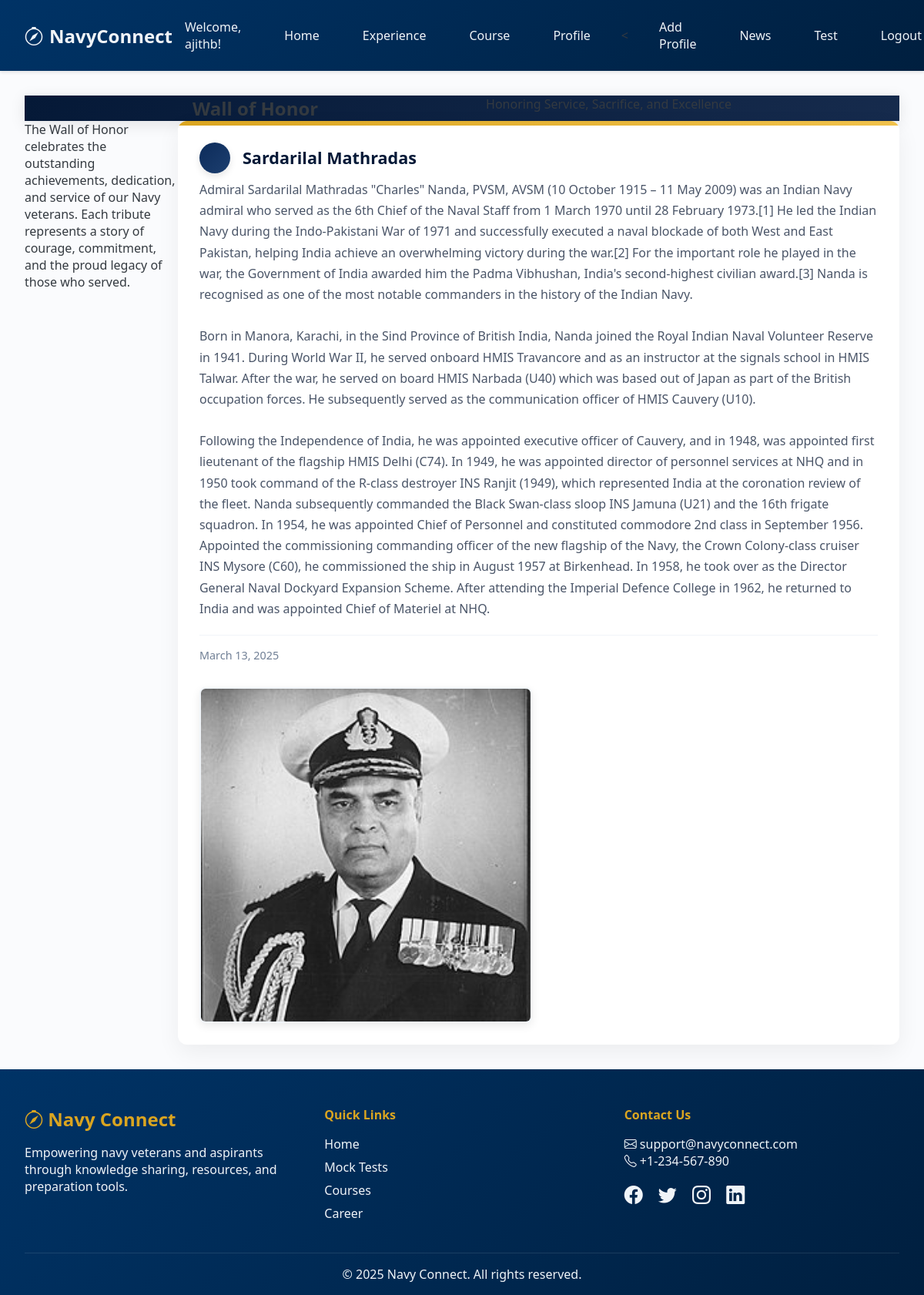
Page /wall-of-honor/ (signed in) on the committed database.
### core/models.py (models this page shows, shortened)
class CustomUser(AbstractUser):
    ROLE_CHOICES = [
        ('admin', 'Admin'),
        ('veteran', 'Veteran'),
        ('aspirant', 'Aspirant'),
    ]
    role = models.CharField(max_length=10, choices=ROLE_CHOICES, default='aspirant')

class WallOfHonor(models.Model):
    title = models.CharField(max_length=255)
    description = models.TextField()
    created_at = models.DateTimeField(default=timezone.now)
    created_by = models.ForeignKey(settings.AUTH_USER_MODEL, on_delete=models.CASCADE)

class WallMedia(models.Model):
    wall_entry = models.ForeignKey(WallOfHonor, on_delete=models.CASCADE, related_name="media")
    media_file = models.FileField(upload_to='wall_media/')
    media_type = models.CharField(max_length=10, choices=MEDIA_TYPE_CHOICES)

### core/views.py (the view)
# urls.py: path('wall-of-honor/', views.wall_of_honor, name='wall_of_honor'),
@login_required
def wall_of_honor(request):
    entries = WallOfHonor.objects.all().order_by('-created_at')
    return render(request, 'wall_of_honor.html', {'entries': entries})

### core/templates/wall_of_honor.html (shortened to what this page needs)
{% extends "base.html" %}
{% block content %}
<section class="hero py-16 mb-10 border-b relative" style="background: linear-gradient(135deg, #051937 0%, #162b4d 100%);">
    <div class="container mx-auto text-center px-4 relative z-10">
        <h1 class="text-5xl font-bold text-white mb-4 tracking-tight">Wall of Honor</h1>
        <p class="text-gray-200 text-xl mb-6 max-w-2xl mx-auto">Honoring Service, Sacrifice, and Excellence</p>
    </div>
</section>
<main class="container mx-auto px-4 py-8 mb-16">
    <div class="text-center max-w-3xl mx-auto mb-12">
        <p class="text-gray-700 leading-relaxed text-lg">
            The Wall of Honor celebrates the outstanding achievements, dedication, and service of our Navy veterans.
            Each tribute represents a story of courage, commitment, and the proud legacy of those who served.
        </p>
    </div>
    {% if entries %}
    <div class="grid grid-cols-1 md:grid-cols-2 lg:grid-cols-3 gap-8">
        {% for entry in entries %}
        <article class="tribute-card">
            <div class="card-header">
                <div class="card-badge">
                </div>
                <h3 class="card-title">{{ entry.title }}</h3>
            </div>
            <div class="card-content">
                <div class="card-description">{{ entry.description }}</div>
                <div class="card-date">
                    {{ entry.created_at|date:"F j, Y" }}
                </div>
                {% if entry.media.all %}
                <div class="media-gallery">
                    {% for media in entry.media.all %}
                        {% if media.media_type == "photo" %}
                        <div class="media-container">
                            <img src="{{ media.media_file.url }}"
                                 alt="Photo for {{ entry.title }}"
                                 class="media-item"
                                 loading="lazy">
                        </div>
                        {% endif %}
                    {% endfor %}
                </div>
                {% endif %}
            </div>
        </article>
        {% endfor %}
    </div>
    {% endif %}
</main>
{% endblock%}

### core/templates/base.html (shortened to what this page needs)
<!DOCTYPE html>
<html lang="en">
<head>
  <link href="https://cdnjs.cloudflare.com/ajax/libs/bootstrap-icons/1.11.1/font/bootstrap-icons.min.css" rel="stylesheet">
</head>
<body>
  <nav class="navbar">
    <div class="container">
      <a href="{% url 'home' %}" class="brand">
        <i class="bi bi-compass"></i>
        NavyConnect
      </a>
      <div class="links">
        {% if user.is_authenticated %}
          <span>Welcome, {{ user.username }}!</span>
          <a href="{% url 'home' %}">Home</a>
          {% if user.role == 'veteran' %}
            <a href="{% url 'veteran_experiences' %}"> Experience</a>
            <a href="{% url 'create_course' %}"> Course</a>
            <a href="{% url 'view_profile' %}">Profile</a>
            <<a href="{% url 'veteran_profile' %}"> Add Profile</a>
            <a href="{% url 'news_list' %}">News</a>
            <a href="{% url 'create_mock_test' %}">Test</a>
            <a href="{% url 'logout' %}">Logout</a>
          {% else %}
          <a href="{% url 'login' %}">Login</a>
          <a href="{% url 'signup' %}">Signup</a>
          {% endif %}
        {% endif %}
      </div>
    </div>
  </nav>
  <main class="content">
    {% block content %}
    {% endblock %}
  </main>
  <footer class="footer">
    <div class="footer-container">
      <div class="footer-brand">
        <h3><i class="bi bi-compass"></i> Navy Connect</h3>
        <p>Empowering navy veterans and aspirants through knowledge sharing, resources, and preparation tools.</p>
      </div>
      <div class="footer-links">
        <h4>Quick Links</h4>
        <ul>
          <li><a href="{% url 'home' %}">Home</a></li>
          <li><a href="{% url 'mock_test_list' %}">Mock Tests</a></li>
          <li><a href="{% url 'view_course' %}">Courses</a></li>
          <li><a href="{% url 'job_list' %}">Career</a></li>
        </ul>
      </div>
      <div class="footer-contact">
        <h4>Contact Us</h4>
        <p><i class="bi bi-envelope"></i> support@navyconnect.com</p>
        <p><i class="bi bi-telephone"></i> +1-234-567-890</p>
        <div class="footer-socials">
          <a href="#"><i class="bi bi-facebook"></i></a>
          <a href="#"><i class="bi bi-twitter"></i></a>
          <a href="#"><i class="bi bi-instagram"></i></a>
          <a href="#"><i class="bi bi-linkedin"></i></a>
        </div>
      </div>
    </div>
    <div class="footer-bottom">
      <p>&copy; 2025 Navy Connect. All rights reserved.</p>
    </div>
  </footer>
</body>
</html>

### core/templates/base.html (style rules this page uses)
:root { --navy-blue: #003366; --gold: #d4af37; --light-gray: #f8f9fa; --dark-gray: #343a40; --white: #ffffff; --transition: all 0.3s ease; }
* { margin: 0; padding: 0; box-sizing: border-box; }
body { font-family: 'Segoe UI', Arial, sans-serif; background-color: var(--light-gray); color: var(--dark-gray); min-height: 100vh; display: flex; flex-direction: column; }
.navbar { background: linear-gradient(135deg, var(--navy-blue), #001f3f); padding: 1rem 2rem; box-shadow: 0 2px 4px rgba(0,0,0,0.1); position: sticky; top: 0; z-index: 1000; }
.container { max-width: 1200px; margin: 0 auto; display: flex; justify-content: space-between; }
.brand { font-size: 1.5rem; font-weight: 700; color: var(--white); text-decoration: none; display: flex; align-items: center; gap: 0.5rem; }
.links { display: flex; align-items: center; gap: 1.5rem; }
.links a, .links span { color: var(--white); text-decoration: none; padding: 0.5rem 1rem; border-radius: 4px; transition: var(--transition); }
.content { flex: 1; padding: 2rem; max-width: 1200px; margin: 0 auto; width: 100%; }
.footer { background: linear-gradient(135deg, var(--navy-blue), #001f3f); color: var(--white); padding: 3rem 2rem 1rem; margin-top: auto; }
.footer-container { display: flex; flex-wrap: wrap; justify-content: space-between; gap: 2rem; max-width: 1200px; margin: 0 auto; }
.footer-brand { flex: 1; min-width: 250px; }
.footer-brand h3 { color: var(--gold); font-size: 1.5rem; margin-bottom: 1rem; }
.footer-links, .footer-contact { flex: 1; min-width: 200px; }
.footer-links h4, .footer-contact h4 { color: var(--gold); margin-bottom: 1rem; }
.footer-links ul { list-style: none; }
.footer-links li { margin: 0.5rem 0; }
.footer-links a { color: var(--white); text-decoration: none; transition: var(--transition); }
.footer-socials { margin-top: 1rem; }
.footer-socials a { color: var(--white); font-size: 1.5rem; margin-right: 1rem; transition: var(--transition); }
.footer-bottom { text-align: center; margin-top: 2rem; padding-top: 1rem; border-top: 1px solid rgba(255,255,255,0.1); }

### core/templates/wall_of_honor.html (style rules this page uses)
:root { --navy-dark: #051937; --navy-medium: #0c2b5a; --navy-light: #1d3f6f; --navy-accent: #2a5298; --gold: #daa520; --gold-light: #f0c14b; --gold-dark: #b7860b; --white: #f0f4f8; }
body { background-color: #fafbfd; }
.hero { background-color: var(--navy-dark); position: relative; overflow: hidden; box-shadow: 0 4px 20px rgba(0, 0, 0, 0.1); }
.tribute-card { background: white; border: none; border-radius: 12px; box-shadow: 0 10px 30px rgba(0, 0, 0, 0.06); transition: all 0.4s cubic-bezier(0.175, 0.885, 0.32, 1.275); height: 100%; position: relative; overflow: hidden; display: flex; flex-direction: column; }
.tribute-card:before { content: ''; position: absolute; top: 0; left: 0; width: 100%; height: 6px; background: linear-gradient(90deg, var(--gold) 0%, var(--gold-light) 100%); z-index: 1; transition: height 0.3s ease; }
.card-header { padding: 1.75rem 1.75rem 0.5rem; position: relative; display: flex; align-items: center; }
.card-badge { width: 40px; height: 40px; min-width: 40px; display: flex; align-items: center; justify-content: center; background: linear-gradient(135deg, var(--navy-medium) 0%, var(--navy-light) 100%); color: var(--gold); border-radius: 50%; margin-right: 1rem; box-shadow: 0 4px 10px rgba(0, 0, 0, 0.1); font-size: 1rem; }
.card-title { font-size: 1.35rem; font-weight: 700; color: var(--navy-dark); line-height: 1.3; flex: 1; }
.card-content { padding: 0 1.75rem 1.75rem; flex: 1; display: flex; flex-direction: column; }
.card-description { color: #4a5568; font-size: 1rem; line-height: 1.7; margin-bottom: 1.25rem; white-space: pre-line; flex: 1; }
.card-date { font-size: 0.9rem; color: #718096; margin-bottom: 1.5rem; display: flex; align-items: center; border-top: 1px solid #f0f4f8; padding-top: 1rem; }
.media-gallery { display: grid; grid-template-columns: repeat(2, 1fr); gap: 1rem; margin-top: 0.5rem; }
.media-container { position: relative; padding-top: 100%; border-radius: 8px; overflow: hidden; box-shadow: 0 4px 12px rgba(0, 0, 0, 0.08); background-color: #f7fafc; border: 2px solid #f1f5f9; transition: all 0.3s ease; }
.media-item { position: absolute; top: 0; left: 0; width: 100%; height: 100%; object-fit: cover; object-position: center top; }

### rows in the picture
CustomUser: username "ajithb"
WallOfHonor: title "Sardarilal Mathradas", description "Admiral Sardarilal Mathradas \"Charles\" Nanda, PVSM, AVSM (10 October 1915 – 11 May 2009) was an Indian Navy admiral who served as the 6th Chief of the Naval Staff from 1 March 1970 until 28 February 1973.[1] He led the Indian Navy during the Indo-Pakistani War of 1971 and successfully executed a naval blockade of both West and East Pakistan, helping India achieve an overwhelming victory during the war.[2] For the important role he played in the war, the Government of India awarded him the Padma Vibhushan, India's second-highest civilian award.[3] Nanda is recognised as one of the most notable commanders in the history of the Indian Navy. Born in Manora, Karachi, in the Sind Province of…", created_at "March 13, 2025"
WallMedia: media_file (picture)
